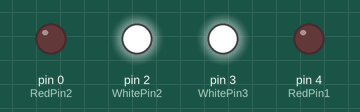
Recording of a sketch running on a simulated Arduino Uno, built with avr-gcc and run on an emulated ATmega328P. Shown: output pins drawn as LEDs (lit = HIGH).

Above: at 0.2 s.
At 2.25 s:
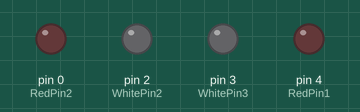
Timing chart, 0 to 3.2 s (numbered marks = the images above):
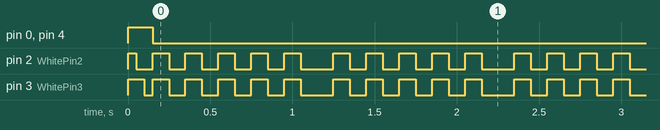

Measured:
- by itself, pin 0 (RedPin2), pin 4 (RedPin1): repeats every 1.1 s: HIGH 0.10 s, LOW 1.0 s
- by itself, pin 2 (WhitePin2), pin 3 (WhitePin3): repeats every 1.1 s: 4 × (HIGH 0.10 s, LOW 0.10 s), HIGH 0.10 s, LOW 0.20 s

The sketch:

Ghost.ino
```cpp
#define WhitePin2 2
#define WhitePin3 3
#define RedPin1 4
#define RedPin2 0


int brightness = 0;
int fadeAmount = 5;

unsigned long OldWhiteTime = 0;
unsigned long OldRedTime = 0;

const long WhiteTimer = 100;
const long RedTimer = 1000;
const long GlowTimer = 500;

bool RedState = false;
bool WhiteState = false;

void setup() {
  pinMode(WhitePin2, OUTPUT);
  pinMode(WhitePin3, OUTPUT);
  pinMode(RedPin1, OUTPUT);
  pinMode(RedPin2, OUTPUT);

  analogWrite(RedPin1, 255);
  analogWrite(RedPin2, 255);

  digitalWrite(WhitePin2, HIGH);
  digitalWrite(WhitePin3, HIGH);

  delay(50);
  digitalWrite(WhitePin2, LOW);
  delay(50);
  digitalWrite(WhitePin3, LOW);
  delay(50);
  analogWrite(RedPin1, 0);
  analogWrite(RedPin2, 0);
}

void loop() {
  unsigned long WhiteTime = millis();
  unsigned long RedTime = millis();

  if (WhiteTime - OldWhiteTime >= WhiteTimer) {
    OldWhiteTime = WhiteTime;

    if (WhiteState == false) {
      WhiteState = true;

      if (RedTime - OldRedTime >= RedTimer) {
        OldRedTime = RedTime;

        analogWrite(RedPin1, brightness);
        analogWrite(RedPin2, brightness);

        RedState = true;
        WhiteState = false;
        brightness = brightness + fadeAmount;

        if (brightness <= 0 && brightness >= 255) {
          fadeAmount = -fadeAmount;
        }
      } else {
        RedState = false;

        analogWrite(RedPin1, 0);
        analogWrite(RedPin2, 0);
      }

    } else {
      WhiteState = false;
    }
    if (RedState == true) {
      WhiteState = false;
    }
    digitalWrite(WhitePin2, WhiteState);
    digitalWrite(WhitePin3, WhiteState);
  }
}
```
